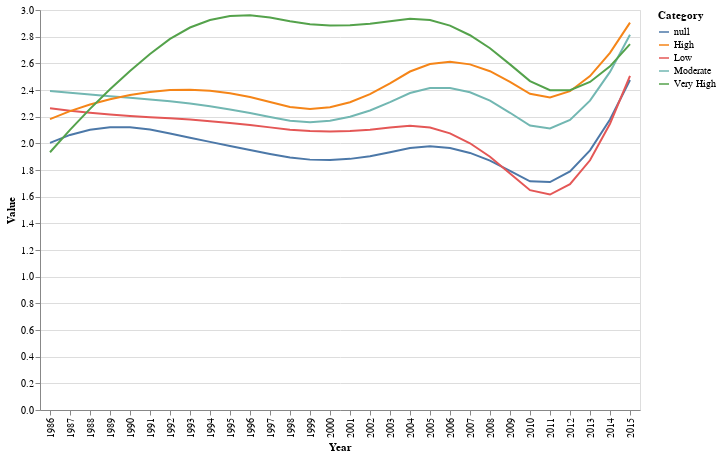

Notebook code cell kept with this figure:
### Code cell
# view the chart
line

### Figure 1 — Vega-Lite specification as saved in the notebook (floating-point values rounded to 4 significant figures; data arrays with more than 128 entries replaced by an {"elided": "..."} marker saying what was removed)
{"config": {"view": {"continuousWidth": 300, "continuousHeight": 300}}, "data": {"name": "data-a388602d2dcfb11628a0180306b30086"}, "mark": {"type": "line"}, "encoding": {"color": {"field": "Category", "type": "nominal"}, "x": {"field": "Year", "type": "ordinal"}, "y": {"field": "Value", "type": "quantitative"}}, "height": 400, "width": 600, "$schema": "https://vega.github.io/schema/vega-lite/v5.15.1.json", "datasets": {"data-a388602d2dcfb11628a0180306b30086": {"elided": "150 records"}}}
